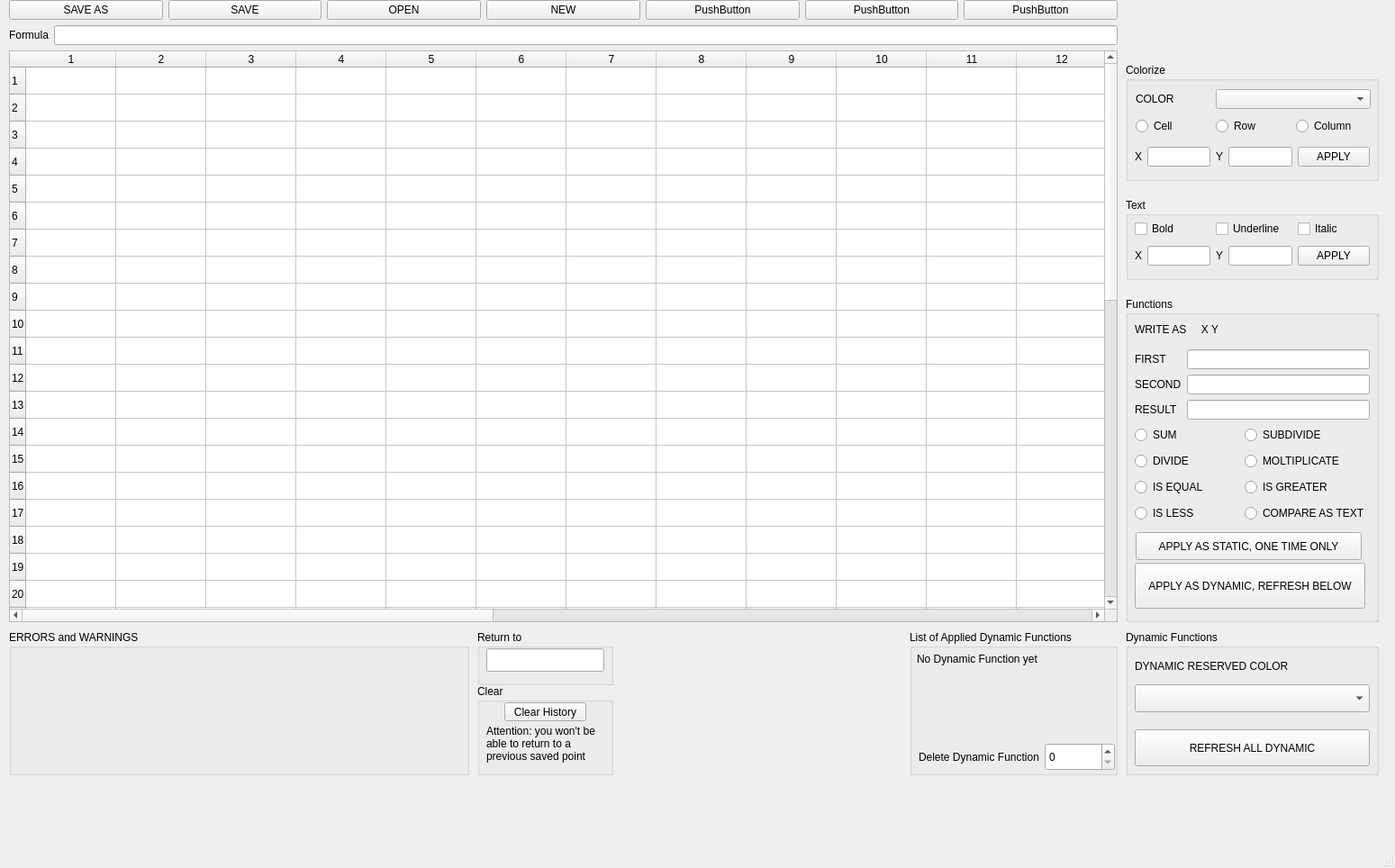
<?xml version="1.0" encoding="UTF-8"?>
<ui version="4.0">
 <class>MainWindow</class>
 <widget class="QMainWindow" name="MainWindow">
  <property name="geometry">
   <rect>
    <x>0</x>
    <y>0</y>
    <width>1549</width>
    <height>964</height>
   </rect>
  </property>
  <property name="windowTitle">
   <string>MainWindow</string>
  </property>
  <widget class="QWidget" name="centralwidget">
   <widget class="QWidget" name="verticalLayoutWidget">
    <property name="geometry">
     <rect>
      <x>10</x>
      <y>0</y>
      <width>1231</width>
      <height>691</height>
     </rect>
    </property>
    <layout class="QVBoxLayout" name="verticalLayout_2">
     <item>
      <layout class="QHBoxLayout" name="horizontalLayout_2">
       <item>
        <widget class="QPushButton" name="pushButton_4">
         <property name="text">
          <string>SAVE AS</string>
         </property>
        </widget>
       </item>
       <item>
        <widget class="QPushButton" name="pushButton_3">
         <property name="text">
          <string>SAVE</string>
         </property>
        </widget>
       </item>
       <item>
        <widget class="QPushButton" name="pushButton_7">
         <property name="text">
          <string>OPEN</string>
         </property>
        </widget>
       </item>
       <item>
        <widget class="QPushButton" name="pushButton_6">
         <property name="text">
          <string>NEW</string>
         </property>
        </widget>
       </item>
       <item>
        <widget class="QPushButton" name="pushButton_5">
         <property name="text">
          <string>PushButton</string>
         </property>
        </widget>
       </item>
       <item>
        <widget class="QPushButton" name="pushButton_2">
         <property name="text">
          <string>PushButton</string>
         </property>
        </widget>
       </item>
       <item>
        <widget class="QPushButton" name="pushButton">
         <property name="text">
          <string>PushButton</string>
         </property>
        </widget>
       </item>
      </layout>
     </item>
     <item>
      <layout class="QHBoxLayout" name="horizontalLayout_3">
       <item>
        <widget class="QLabel" name="label">
         <property name="text">
          <string>Formula</string>
         </property>
        </widget>
       </item>
       <item>
        <widget class="QLineEdit" name="lineEdit"/>
       </item>
      </layout>
     </item>
     <item>
      <widget class="QTableWidget" name="tableWidget">
       <property name="rowCount">
        <number>45</number>
       </property>
       <property name="columnCount">
        <number>25</number>
       </property>
       <row/>
       <row/>
       <row/>
       <row/>
       <row/>
       <row/>
       <row/>
       <row/>
       <row/>
       <row/>
       <row/>
       <row/>
       <row/>
       <row/>
       <row/>
       <row/>
       <row/>
       <row/>
       <row/>
       <row/>
       <row/>
       <row/>
       <row/>
       <row/>
       <row/>
       <row/>
       <row/>
       <row/>
       <row/>
       <row/>
       <row/>
       <row/>
       <row/>
       <row/>
       <row/>
       <row/>
       <row/>
       <row/>
       <row/>
       <row/>
       <row/>
       <row/>
       <row/>
       <row/>
       <row/>
       <column/>
       <column/>
       <column/>
       <column/>
       <column/>
       <column/>
       <column/>
       <column/>
       <column/>
       <column/>
       <column/>
       <column/>
       <column/>
       <column/>
       <column/>
       <column/>
       <column/>
       <column/>
       <column/>
       <column/>
       <column/>
       <column/>
       <column/>
       <column/>
       <column/>
      </widget>
     </item>
    </layout>
   </widget>
   <widget class="QGroupBox" name="groupBox">
    <property name="geometry">
     <rect>
      <x>1250</x>
      <y>70</y>
      <width>281</width>
      <height>131</height>
     </rect>
    </property>
    <property name="title">
     <string>Colorize</string>
    </property>
   </widget>
   <widget class="QGroupBox" name="groupBox_2">
    <property name="geometry">
     <rect>
      <x>1250</x>
      <y>220</y>
      <width>281</width>
      <height>91</height>
     </rect>
    </property>
    <property name="title">
     <string>Text</string>
    </property>
   </widget>
   <widget class="QWidget" name="layoutWidget">
    <property name="geometry">
     <rect>
      <x>1261</x>
      <y>96</y>
      <width>261</width>
      <height>58</height>
     </rect>
    </property>
    <layout class="QGridLayout" name="gridLayout">
     <item row="0" column="0">
      <widget class="QLabel" name="label_2">
       <property name="text">
        <string>COLOR      </string>
       </property>
      </widget>
     </item>
     <item row="1" column="0">
      <widget class="QRadioButton" name="color_cell">
       <property name="text">
        <string>Cell</string>
       </property>
      </widget>
     </item>
     <item row="1" column="1">
      <widget class="QRadioButton" name="color_row">
       <property name="text">
        <string>Row</string>
       </property>
      </widget>
     </item>
     <item row="1" column="2">
      <widget class="QRadioButton" name="color_column">
       <property name="text">
        <string>Column</string>
       </property>
      </widget>
     </item>
     <item row="0" column="1" colspan="2">
      <widget class="QComboBox" name="color_options"/>
     </item>
    </layout>
   </widget>
   <widget class="QWidget" name="layoutWidget">
    <property name="geometry">
     <rect>
      <x>1260</x>
      <y>160</y>
      <width>261</width>
      <height>28</height>
     </rect>
    </property>
    <layout class="QHBoxLayout" name="horizontalLayout">
     <item>
      <widget class="QLabel" name="label_3">
       <property name="text">
        <string>X</string>
       </property>
      </widget>
     </item>
     <item>
      <widget class="QLineEdit" name="input_color_x"/>
     </item>
     <item>
      <widget class="QLabel" name="label_5">
       <property name="text">
        <string>Y</string>
       </property>
      </widget>
     </item>
     <item>
      <widget class="QLineEdit" name="input_color_y"/>
     </item>
     <item>
      <widget class="QPushButton" name="color_apply">
       <property name="text">
        <string>APPLY</string>
       </property>
      </widget>
     </item>
    </layout>
   </widget>
   <widget class="QWidget" name="layoutWidget">
    <property name="geometry">
     <rect>
      <x>1260</x>
      <y>241</y>
      <width>261</width>
      <height>58</height>
     </rect>
    </property>
    <layout class="QGridLayout" name="gridLayout_2">
     <item row="0" column="4">
      <widget class="QCheckBox" name="text_italic">
       <property name="text">
        <string>Italic</string>
       </property>
      </widget>
     </item>
     <item row="1" column="4">
      <widget class="QPushButton" name="text_apply">
       <property name="text">
        <string>APPLY</string>
       </property>
      </widget>
     </item>
     <item row="0" column="0" colspan="2">
      <widget class="QCheckBox" name="text_bold">
       <property name="text">
        <string>Bold</string>
       </property>
      </widget>
     </item>
     <item row="1" column="3">
      <widget class="QLineEdit" name="input_text_y"/>
     </item>
     <item row="1" column="1">
      <widget class="QLineEdit" name="input_text_x"/>
     </item>
     <item row="1" column="2">
      <widget class="QLabel" name="label_6">
       <property name="text">
        <string>Y</string>
       </property>
      </widget>
     </item>
     <item row="1" column="0">
      <widget class="QLabel" name="label_4">
       <property name="text">
        <string>X</string>
       </property>
      </widget>
     </item>
     <item row="0" column="2" colspan="2">
      <widget class="QCheckBox" name="text_underline">
       <property name="text">
        <string>Underline</string>
       </property>
      </widget>
     </item>
    </layout>
   </widget>
   <widget class="QGroupBox" name="groupBox_3">
    <property name="geometry">
     <rect>
      <x>1010</x>
      <y>700</y>
      <width>231</width>
      <height>161</height>
     </rect>
    </property>
    <property name="title">
     <string>List of Applied Dynamic Functions</string>
    </property>
    <widget class="QSpinBox" name="delete_dynamic">
     <property name="geometry">
      <rect>
       <x>150</x>
       <y>125</y>
       <width>78</width>
       <height>31</height>
      </rect>
     </property>
    </widget>
    <widget class="QLabel" name="label_13">
     <property name="geometry">
      <rect>
       <x>10</x>
       <y>125</y>
       <width>141</width>
       <height>31</height>
      </rect>
     </property>
     <property name="text">
      <string>Delete Dynamic Function</string>
     </property>
    </widget>
    <widget class="QLabel" name="list_dynamic_functions">
     <property name="geometry">
      <rect>
       <x>8</x>
       <y>25</y>
       <width>211</width>
       <height>91</height>
      </rect>
     </property>
     <property name="text">
      <string>No Dynamic Function yet</string>
     </property>
     <property name="alignment">
      <set>Qt::AlignmentFlag::AlignLeading|Qt::AlignmentFlag::AlignLeft|Qt::AlignmentFlag::AlignTop</set>
     </property>
    </widget>
   </widget>
   <widget class="QGroupBox" name="groupBox_4">
    <property name="geometry">
     <rect>
      <x>530</x>
      <y>700</y>
      <width>151</width>
      <height>61</height>
     </rect>
    </property>
    <property name="title">
     <string>Return to</string>
    </property>
    <widget class="QLineEdit" name="input_return_to">
     <property name="geometry">
      <rect>
       <x>10</x>
       <y>20</y>
       <width>131</width>
       <height>26</height>
      </rect>
     </property>
    </widget>
   </widget>
   <widget class="QGroupBox" name="groupBox_5">
    <property name="geometry">
     <rect>
      <x>530</x>
      <y>760</y>
      <width>151</width>
      <height>101</height>
     </rect>
    </property>
    <property name="title">
     <string>Clear</string>
    </property>
    <widget class="QPushButton" name="clear_history">
     <property name="geometry">
      <rect>
       <x>30</x>
       <y>20</y>
       <width>91</width>
       <height>21</height>
      </rect>
     </property>
     <property name="text">
      <string>Clear History</string>
     </property>
    </widget>
    <widget class="QLabel" name="label_7">
     <property name="geometry">
      <rect>
       <x>10</x>
       <y>40</y>
       <width>141</width>
       <height>51</height>
      </rect>
     </property>
     <property name="text">
      <string>Attention: you won't be able to return to a previous saved point</string>
     </property>
     <property name="wordWrap">
      <bool>true</bool>
     </property>
    </widget>
   </widget>
   <widget class="QGroupBox" name="groupBox_6">
    <property name="geometry">
     <rect>
      <x>10</x>
      <y>700</y>
      <width>511</width>
      <height>161</height>
     </rect>
    </property>
    <property name="title">
     <string>ERRORS and WARNINGS</string>
    </property>
    <widget class="QLabel" name="errors_and_warnings">
     <property name="geometry">
      <rect>
       <x>10</x>
       <y>20</y>
       <width>521</width>
       <height>131</height>
      </rect>
     </property>
     <property name="text">
      <string/>
     </property>
     <property name="textFormat">
      <enum>Qt::TextFormat::RichText</enum>
     </property>
     <property name="alignment">
      <set>Qt::AlignmentFlag::AlignLeading|Qt::AlignmentFlag::AlignLeft|Qt::AlignmentFlag::AlignTop</set>
     </property>
     <property name="wordWrap">
      <bool>true</bool>
     </property>
    </widget>
   </widget>
   <widget class="QGroupBox" name="groupBox_7">
    <property name="geometry">
     <rect>
      <x>1250</x>
      <y>330</y>
      <width>281</width>
      <height>361</height>
     </rect>
    </property>
    <property name="title">
     <string>Functions</string>
    </property>
    <widget class="QWidget" name="layoutWidget">
     <property name="geometry">
      <rect>
       <x>10</x>
       <y>20</y>
       <width>261</width>
       <height>116</height>
      </rect>
     </property>
     <layout class="QVBoxLayout" name="verticalLayout">
      <item>
       <widget class="QLabel" name="label_12">
        <property name="text">
         <string>WRITE AS     X Y</string>
        </property>
       </widget>
      </item>
      <item>
       <layout class="QGridLayout" name="gridLayout_3">
        <item row="0" column="0" colspan="2">
         <widget class="QLabel" name="label_9">
          <property name="text">
           <string>FIRST</string>
          </property>
         </widget>
        </item>
        <item row="0" column="2">
         <widget class="QLineEdit" name="dynamic_first"/>
        </item>
        <item row="1" column="0" colspan="2">
         <widget class="QLabel" name="label_10">
          <property name="text">
           <string>SECOND</string>
          </property>
         </widget>
        </item>
        <item row="1" column="2">
         <widget class="QLineEdit" name="dynamic_second"/>
        </item>
        <item row="2" column="2">
         <widget class="QLineEdit" name="dynamic_result"/>
        </item>
        <item row="2" column="0" colspan="2">
         <widget class="QLabel" name="label_11">
          <property name="text">
           <string>RESULT</string>
          </property>
         </widget>
        </item>
       </layout>
      </item>
     </layout>
    </widget>
    <widget class="QWidget" name="layoutWidget">
     <property name="geometry">
      <rect>
       <x>10</x>
       <y>140</y>
       <width>261</width>
       <height>116</height>
      </rect>
     </property>
     <layout class="QGridLayout" name="gridLayout_4">
      <item row="0" column="0">
       <widget class="QRadioButton" name="dynamic_sum">
        <property name="text">
         <string>SUM</string>
        </property>
       </widget>
      </item>
      <item row="0" column="1">
       <widget class="QRadioButton" name="dynamic_subdivide">
        <property name="text">
         <string>SUBDIVIDE</string>
        </property>
       </widget>
      </item>
      <item row="1" column="0">
       <widget class="QRadioButton" name="dynamic_divide">
        <property name="text">
         <string>DIVIDE</string>
        </property>
       </widget>
      </item>
      <item row="1" column="1">
       <widget class="QRadioButton" name="dynamic_moltiplicate">
        <property name="text">
         <string>MOLTIPLICATE</string>
        </property>
       </widget>
      </item>
      <item row="2" column="0">
       <widget class="QRadioButton" name="dynamic_is_equal">
        <property name="text">
         <string>IS EQUAL</string>
        </property>
       </widget>
      </item>
      <item row="2" column="1">
       <widget class="QRadioButton" name="dynamic_is_greater">
        <property name="text">
         <string>IS GREATER</string>
        </property>
       </widget>
      </item>
      <item row="3" column="0">
       <widget class="QRadioButton" name="dynamic_is_less">
        <property name="text">
         <string>IS LESS</string>
        </property>
       </widget>
      </item>
      <item row="3" column="1">
       <widget class="QRadioButton" name="dynamic_compare_as_text">
        <property name="text">
         <string>COMPARE AS TEXT</string>
        </property>
       </widget>
      </item>
     </layout>
    </widget>
    <widget class="QPushButton" name="dynamic_apply_dynamic">
     <property name="geometry">
      <rect>
       <x>10</x>
       <y>295</y>
       <width>256</width>
       <height>51</height>
      </rect>
     </property>
     <property name="text">
      <string>APPLY AS DYNAMIC, REFRESH BELOW</string>
     </property>
    </widget>
    <widget class="QPushButton" name="dynamic_apply_static">
     <property name="geometry">
      <rect>
       <x>11</x>
       <y>261</y>
       <width>251</width>
       <height>31</height>
      </rect>
     </property>
     <property name="text">
      <string>APPLY AS STATIC, ONE TIME ONLY</string>
     </property>
    </widget>
   </widget>
   <widget class="QGroupBox" name="groupBox_8">
    <property name="geometry">
     <rect>
      <x>1250</x>
      <y>700</y>
      <width>281</width>
      <height>161</height>
     </rect>
    </property>
    <property name="title">
     <string>Dynamic Functions</string>
    </property>
    <widget class="QComboBox" name="color_options_dynamic">
     <property name="geometry">
      <rect>
       <x>10</x>
       <y>60</y>
       <width>261</width>
       <height>31</height>
      </rect>
     </property>
    </widget>
    <widget class="QPushButton" name="refresh_all_dynamic">
     <property name="geometry">
      <rect>
       <x>10</x>
       <y>110</y>
       <width>261</width>
       <height>41</height>
      </rect>
     </property>
     <property name="text">
      <string>REFRESH ALL DYNAMIC</string>
     </property>
    </widget>
    <widget class="QLabel" name="label_8">
     <property name="geometry">
      <rect>
       <x>10</x>
       <y>30</y>
       <width>241</width>
       <height>20</height>
      </rect>
     </property>
     <property name="text">
      <string>DYNAMIC RESERVED COLOR</string>
     </property>
    </widget>
   </widget>
  </widget>
  <widget class="QMenuBar" name="menubar">
   <property name="geometry">
    <rect>
     <x>0</x>
     <y>0</y>
     <width>1549</width>
     <height>33</height>
    </rect>
   </property>
  </widget>
  <widget class="QStatusBar" name="statusbar"/>
 </widget>
 <resources/>
 <connections/>
</ui>
